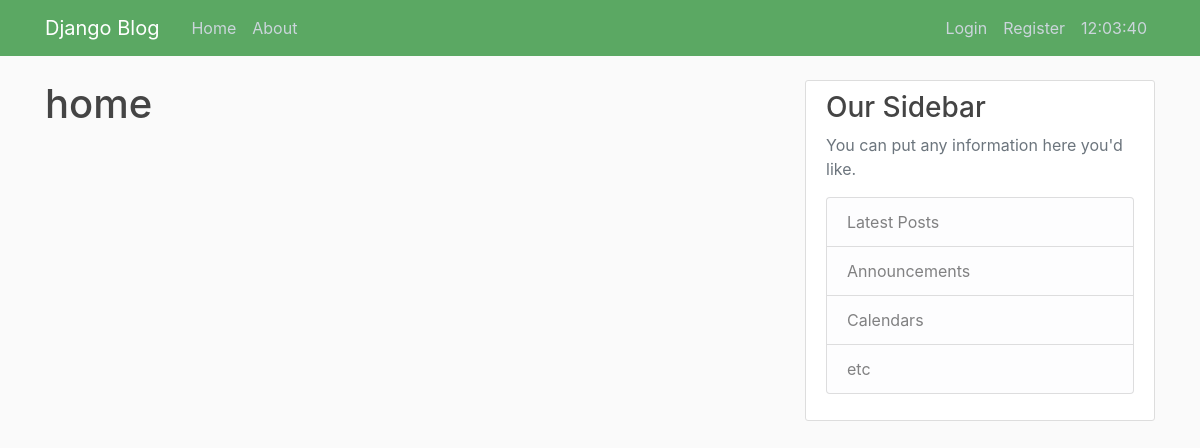
The app's page /, older data.
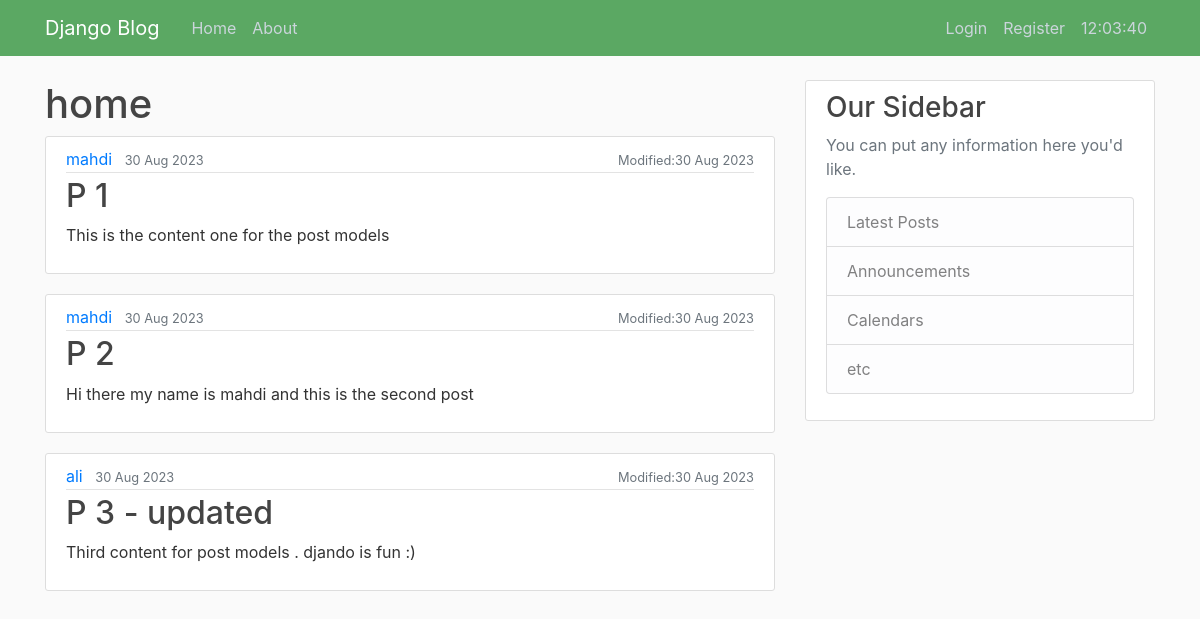
The same page, newer data.
### blog/models.py (models this page shows, shortened)
class Post (models.Model):
    title = models.CharField(max_length=100)
    postContent = models.TextField()
    date_posted = models.DateTimeField(auto_now_add=True)
    date_modified = models.DateTimeField(auto_now=True)
    author = models.ForeignKey(User , on_delete=models.CASCADE)

### blog/views.py (the view)
# urls.py: 2. Add a URL to urlpatterns:  path('', views.home, name='home')
def home (request):
    currentdate = datetime.now().strftime("%H:%M:%S")
    return render(request , "blog/home.html" , context={'posts':Post.objects.all() , 'title':'Home' , 'currentTime':currentdate})

### blog/templates/blog/home.html
{% extends "blog/base.html"%}
{% block content %}
    <h1>home</h1>
    {% for post in posts %}
        <article class="media content-section">
            <div class="media-body">
            <div class="article-metadata">
                <a class="mr-2" href="#">{{ post.author }}</a>
                <small class="text-muted">{{ post.date_posted|date:'d M Y' }}</small>
            </div>
                <h2><a class="article-title" href="#">{{ post.title }}</a></h2>
                <p class="article-content">{{ post.postContent }}</p>
            </div>
            <div class="article-metadata">
                <small class="text-muted">Modified:{{post.date_modified|date:'d M Y' }}</small>
            </div>
        </article>
    {% endfor %}
{% endblock content %}

### blog/templates/blog/base.html (shortened to what this page needs)
{% load static %}
<!DOCTYPE html>
<html lang="en">
    <head>
        <link rel="stylesheet" href="https://cdn.jsdelivr.net/npm/bootstrap@4.3.1/dist/css/bootstrap.min.css">
        <link rel="stylesheet" type="text/css" href="{% static 'blog/main.css' %}">
    </head>
    <body>
        <header class="site-header">
            <nav class="navbar navbar-expand-md navbar-dark bg-steel fixed-top">
              <div class="container">
                <a class="navbar-brand mr-4" href="{% url 'blog-home' %}">Django Blog</a>
                <div class="collapse navbar-collapse" id="navbarToggle">
                  <div class="navbar-nav mr-auto">
                    <a class="nav-item nav-link" href="{% url 'blog-home' %}">Home</a>
                    <a class="nav-item nav-link" href="{% url 'blog-about' %}">About</a>
                  </div>
                  <div class="navbar-nav">
                    <a class="nav-item nav-link" href="{% url 'login' %}">Login</a>
                    <a class="nav-item nav-link" href="{% url 'users-register' %}">Register</a>
                    <a class="nav-item nav-link" href="https://www.time.ir/"> {{currentTime}} </a>
                  </div>
                </div>
              </div>
            </nav>
        </header>
        <main>
            <main role="main" class="container">
                <div class="row">
                  <div class="col-md-8">
                    {% block content %}{% endblock %}
                  </div>
                  <div class="col-md-4">
                    <div class="content-section">
                      <h3>Our Sidebar</h3>
                      <p class='text-muted'>You can put any information here you'd like.
                        <ul class="list-group">
                          <li class="list-group-item list-group-item-light">Latest Posts</li>
                          <li class="list-group-item list-group-item-light">Announcements</li>
                          <li class="list-group-item list-group-item-light">Calendars</li>
                          <li class="list-group-item list-group-item-light">etc</li>
                        </ul>
                      </p>
                    </div>
                  </div>
                </div>
            </main>
        </main>
    </body>
</html>

### blog/static/blog/main.css (style rules this page uses)
body { background: #fafafa; color: #333333; margin-top: 5rem; }
h1, h2, h3, h4, h5, h6 { color: #444444; }
ul { margin: 0; }
.bg-steel { background-color: #5ba863; }
.site-header .navbar-nav .nav-link { color: #cbd5db; }
.content-section { background: #ffffff; padding: 10px 20px; border: 1px solid #dddddd; border-radius: 3px; margin-bottom: 20px; }
.article-title { color: #444444; }
.article-content { white-space: pre-line; }
.article-metadata { padding-bottom: 1px; margin-bottom: 4px; border-bottom: 1px solid #e3e3e3 }

Row changes from the older to the newer data that the page shows:
added Post: author "mahdi", date_posted "30 Aug 2023", title "P 1", postContent "This is the content one for the post models", date_modified "30 Aug 2023"
added Post: author "mahdi", date_posted "30 Aug 2023", title "P 2", postContent "Hi there my name is mahdi and this is the second post", date_modified "30 Aug 2023"
added Post: author "ali", date_posted "30 Aug 2023", title "P 3 - updated", postContent "Third content for post models . djando is fun :)", date_modified "30 Aug 2023"
